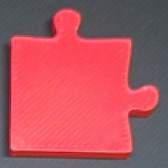
#> input picture single_piece_dataset/train/piece_11/img003.jpg, 168 x 168 px, given as the content of the folder data_raw, which was not available
$ python auto_label.py
#> lines starting #> are read from the running program, lines starting #| are printed output that depends on the picture; after the words box and inside, x2 and y2 are one past the last pixel; in counts of white or black regions, pixels touching at a corner belong together; pictures that were not available may be replaced by others from this repository, and a replacement may not be noted
import cv2
import os
import random
import shutil

# Root folders
RAW_ROOT = "data_raw"
OUTPUT_DATASET = "dataset"

IMG_TRAIN = "dataset/images/train"
IMG_VAL = "dataset/images/val"
LBL_TRAIN = "dataset/labels/train"
LBL_VAL = "dataset/labels/val"

VAL_RATIO = 0.2

# Create dataset folders
for p in [IMG_TRAIN, IMG_VAL, LBL_TRAIN, LBL_VAL]:
    os.makedirs(p, exist_ok=True)

# Collect all images recursively
all_images = []
for root, dirs, files in os.walk(RAW_ROOT):
    for f in files:
        if f.lower().endswith((".jpg", ".png", ".jpeg")):
            all_images.append(os.path.join(root, f))

random.shuffle(all_images)
val_count = int(len(all_images) * VAL_RATIO)

val_set = set(all_images[:val_count])
train_set = set(all_images[val_count:])

def process_image(img_path, img_out_path, lbl_out_path):
    # Read image
#> called with img_path = '_only/img003.jpg', img_out_path = 'dataset/images/train', lbl_out_path = 'dataset/labels/train'
    img = cv2.imread(img_path)
#> img is the input picture: shape (168, 168, 3); mean B, G, R 95.1, 84.9, 177.2
    h, w, _ = img.shape
#> h = 168; w = 168

    hsv = cv2.cvtColor(img, cv2.COLOR_BGR2HSV)
#> hsv: shape (168, 168, 3); mean H, S, V 145.9, 109, 180.4

    # red ranges
    lower1 = (0, 80, 80)
    upper1 = (10, 255, 255)

    lower2 = (170, 80, 80)
    upper2 = (180, 255, 255)

    mask1 = cv2.inRange(hsv, lower1, upper1)
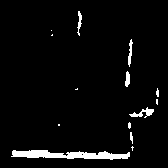
#> mask1: shape (168, 168); 3.9% white; 14 white regions (7 under 20 px), largest, box (x1, y1, x2, y2) and area: (11, 150, 130, 160) 719, (129, 107, 154, 118) 110, (128, 39, 133, 67) 71
    mask2 = cv2.inRange(hsv, lower2, upper2)
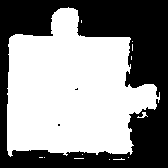
#> mask2: shape (168, 168); 55.3% white; 3 black regions (2 under 20 px), largest, box (x1, y1, x2, y2) and area: (0, 0, 168, 168) 12622
    mask = cv2.bitwise_or(mask1, mask2)
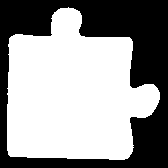
#> mask: shape (168, 168); 59.2% white; 1 black region, box (x1, y1, x2, y2) and area: (0, 0, 168, 168) 11518

    kernel = cv2.getStructuringElement(cv2.MORPH_RECT, (7, 7))
    mask = cv2.morphologyEx(mask, cv2.MORPH_CLOSE, kernel, iterations=3)
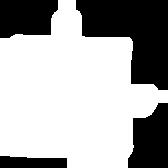
#> mask: shape (168, 168); 65.8% white; 4 black regions

    contours, _ = cv2.findContours(mask, cv2.RETR_EXTERNAL, cv2.CHAIN_APPROX_SIMPLE)
#> contours = 1 contour; box (x1, y1, x2, y2) and area: (0, 0, 168, 168) 18247

    labels = []

    for c in contours:
        x, y, bw, bh = cv2.boundingRect(c)

        if bw * bh < 500:  # skip noise
            continue

        xc = (x + bw/2) / w
        yc = (y + bh/2) / h
        ww = bw / w
        hh = bh / h

        labels.append(f"0 {xc:.6f} {yc:.6f} {ww:.6f} {hh:.6f}")
#> this loop made 1 pass
#> (x, y, bw, bh, xc, yc, ww, hh) on pass 1: (0, 0, 168, 168, 0.5, 0.5, 1, 1)
#> after the loop, labels = ['0 0.500000 0.500000 1.000000 1.000000']

    # Save label
    out_label_path = os.path.join(lbl_out_path, os.path.basename(img_path).replace(".jpg", ".txt"))
    with open(out_label_path, "w") as f:
        f.write("\n".join(labels))

    # Copy image
    shutil.copy(img_path, os.path.join(img_out_path, os.path.basename(img_path)))


for img in all_images:
    if img in val_set:
        process_image(img, IMG_VAL, LBL_VAL)
    else:
        process_image(img, IMG_TRAIN, LBL_TRAIN)

print("Auto-labeling complete!")

$ run again, on single_piece_dataset/train/piece_13/img004.jpg
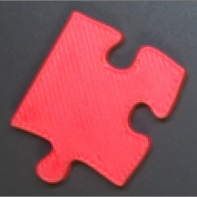
#> input picture single_piece_dataset/train/piece_13/img004.jpg, 197 x 197 px, given as the content of the folder data_raw, which was not available
#> in process_image, img is the input picture: shape (197, 197, 3); mean B, G, R 87, 78.3, 152.6
#> hsv: shape (197, 197, 3); mean H, S, V 138.5, 90.2, 154.8
#> in process_image, `mask1 = cv2.inRange(hsv, lower1, upper1)`:
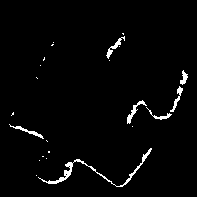
#> mask1: shape (197, 197); 2.4% white in thin lines or dots, all inside (x1, y1, x2, y2) = (9, 33, 188, 187)
#> mask2: shape (197, 197); 44.8% white; 9 white regions (8 under 20 px), largest, box (x1, y1, x2, y2) and area: (9, 9, 188, 186) 17395
#> in process_image, `mask = cv2.morphologyEx(mask, cv2.MORPH_CLOSE, kernel, iterations=3)`:
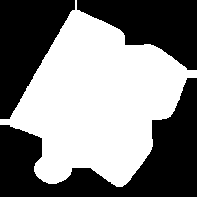
#> mask: shape (197, 197); 50.4% white; 3 black regions
#> contours = 1 contour; box (x1, y1, x2, y2) and area: (0, 0, 197, 187) 19249
#> the loop in process_image, `for c in contours:` made 1 pass
#> (x, y, bw, bh, xc, yc, ww, hh) on pass 1: (0, 0, 197, 187, 0.5, 0.475, 1, 0.949)
#> after the loop in process_image, `for c in contours:`: labels = ['0 0.500000 0.474619 1.000000 0.949239']
